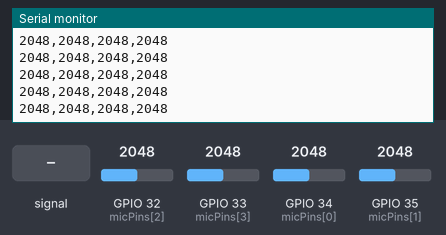
Simulated run of this sketch. Board: ESP32. On the bench: the last lines printed to the serial monitor. The inputs (shaded band) are chosen by the test bench; at power-on: GPIO 32 (micPins[2]) = 2048, GPIO 33 (micPins[3]) = 2048, GPIO 34 (micPins[0]) = 2048, GPIO 35 (micPins[1]) = 2048.

Above: at 1.2 s.
1.3 s: GPIO 32 (micPins[2]) fed a 200 Hz sine of ±327 counts around its level
At 2.0 s:
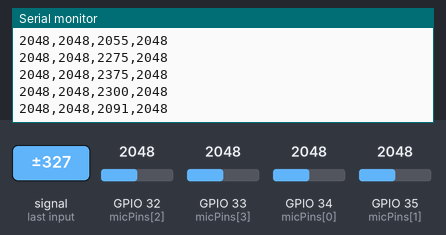
2.8 s: GPIO 33 (micPins[3]) fed a 200 Hz sine of ±327 counts around its level
4.3 s: GPIO 34 (micPins[0]) fed a 200 Hz sine of ±327 counts around its level
5.8 s: GPIO 35 (micPins[1]) fed a 200 Hz sine of ±327 counts around its level
7.3 s: GPIO 32 (micPins[2]) set to 2866
At 8.2 s:
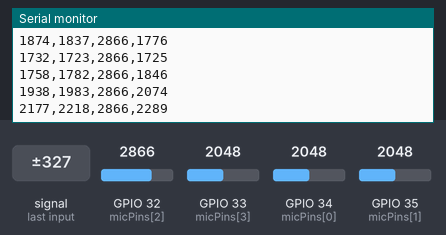
8.8 s: GPIO 33 (micPins[3]) set to 2866
At 9.9 s:
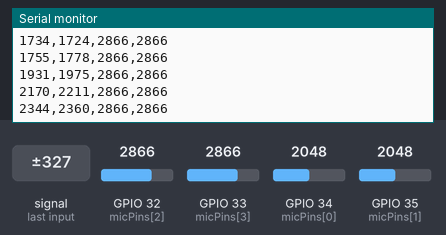
Timing chart, 0 to 11.3 s (numbered marks = the images above; inputs shaded):
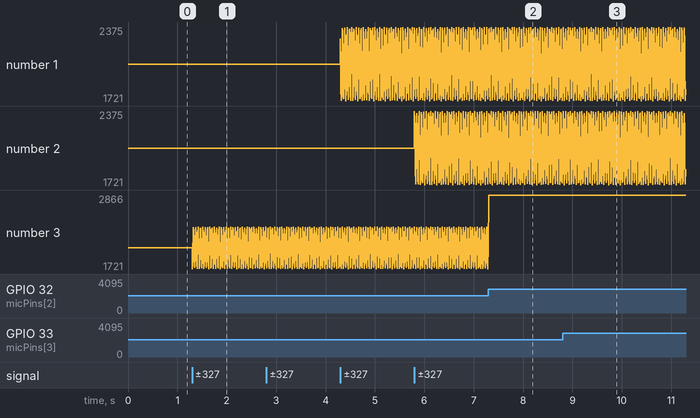

The sketch:

RawDataCensor.ino
```cpp
const int micPins[4] = {34, 35, 32, 33};

void setup() {
  Serial.begin(115200);
}

void loop() {
  int raw1 = analogRead(micPins[0]);
  int raw2 = analogRead(micPins[1]);
  int raw3 = analogRead(micPins[2]);
  int raw4 = analogRead(micPins[3]);

  Serial.print(raw1);
  Serial.print(",");
  Serial.print(raw2);
  Serial.print(",");
  Serial.print(raw3);
  Serial.print(",");
  Serial.println(raw4);

  delay(5);
}
```

Measured:
- after the input at 1.3 s, the serial monitor: prints a new line at once (image 1)
- plotted number 3: 2048 → 2115 after the input at 1.3 s
